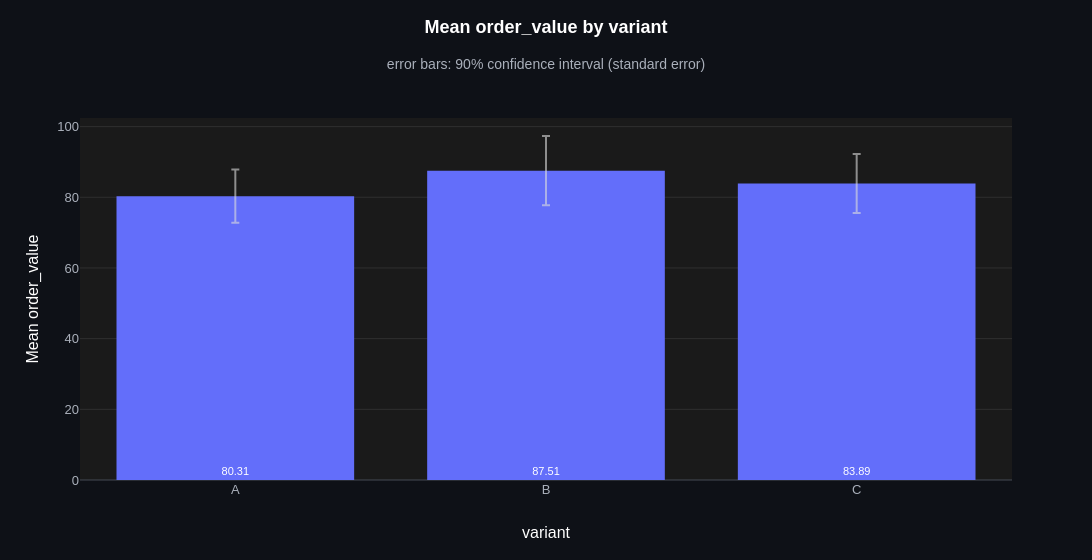

Here is the notebook cell this chart was saved with:
### Markdown cell above
**`ci_level`** (`float, default 0.95`): the confidence level, strictly between 0 and 1.
A 90 % interval from the standard error is narrower than the 95 % one above.

### Code cell
ev.bar_plot(checkout, "variant", "order_value", agg="mean", ci="sem", ci_level=0.9)

### Figure 1 — Plotly figure (JSON) as saved in the notebook; plotly's stock layout.template omitted (floating-point values rounded to 4 significant figures)
{"data": [{"cliponaxis": false, "error_y": {"array": [7.544, 9.8, 8.35], "arrayminus": [7.544, 9.8, 8.35], "color": "rgba(220,220,220,0.6)", "symmetric": false, "type": "data"}, "hovertemplate": "%{hovertext}<extra></extra>", "hovertext": ["variant: <b>A</b><br>Mean order_value: 80.31<br>n = 117<br>90% CI: 72.76 to 87.85", "variant: <b>B</b><br>Mean order_value: 87.51<br>n = 108<br>90% CI: 77.71 to 97.31", "variant: <b>C</b><br>Mean order_value: 83.89<br>n = 108<br>90% CI: 75.54 to 92.24"], "insidetextanchor": "start", "marker": {"color": ["#636EFA", "#636EFA", "#636EFA"]}, "meta": {"group": null, "role": "data"}, "name": "order_value", "orientation": "v", "showlegend": false, "text": ["80.31", "87.51", "83.89"], "textangle": 0, "textfont": {"size": 11}, "textposition": "inside", "type": "bar", "x": ["A", "B", "C"], "y": [80.31, 87.51, 83.89]}], "layout": {"bargap": 0.15, "bargroupgap": 0.1, "barmode": "group", "height": 560, "legend": {"title": {"text": ""}, "traceorder": "normal"}, "margin": {"t": 118}, "showlegend": false, "title": {"subtitle": {"text": "error bars: 90% confidence interval (standard error)"}, "text": "<b>Mean order_value by variant</b>"}, "uniformtext": {"minsize": 11, "mode": "hide"}, "width": 1400, "xaxis": {"categoryarray": ["A", "B", "C"], "categoryorder": "array", "title": {"text": "variant"}, "type": "category"}, "yaxis": {"title": {"text": "Mean order_value"}}}}
